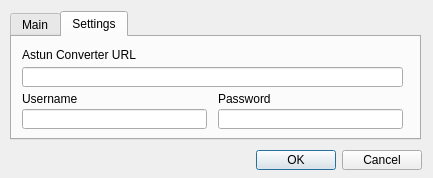
<?xml version="1.0" encoding="UTF-8"?>
<ui version="4.0">
 <class>IShareGISPrintTemplateExportDialogBase</class>
 <widget class="QDialog" name="IShareGISPrintTemplateExportDialogBase">
  <property name="geometry">
   <rect>
    <x>0</x>
    <y>0</y>
    <width>433</width>
    <height>178</height>
   </rect>
  </property>
  <property name="windowTitle">
   <string>iShareGIS Print Template Export</string>
  </property>
  <widget class="QTabWidget" name="tabWidget">
   <property name="geometry">
    <rect>
     <x>10</x>
     <y>11</y>
     <width>411</width>
     <height>129</height>
    </rect>
   </property>
   <property name="currentIndex">
    <number>1</number>
   </property>
   <widget class="QWidget" name="tab">
    <attribute name="title">
     <string>Main</string>
    </attribute>
    <widget class="QPushButton" name="btnSaveDirectoryBrowse">
     <property name="geometry">
      <rect>
       <x>370</x>
       <y>74</y>
       <width>21</width>
       <height>23</height>
      </rect>
     </property>
     <property name="text">
      <string>...</string>
     </property>
    </widget>
    <widget class="QLabel" name="label">
     <property name="geometry">
      <rect>
       <x>10</x>
       <y>10</y>
       <width>151</width>
       <height>16</height>
      </rect>
     </property>
     <property name="text">
      <string>Select the template to export</string>
     </property>
    </widget>
    <widget class="QLabel" name="label_2">
     <property name="geometry">
      <rect>
       <x>10</x>
       <y>54</y>
       <width>211</width>
       <height>16</height>
      </rect>
     </property>
     <property name="text">
      <string>Select the directory to save the export to</string>
     </property>
    </widget>
    <widget class="QComboBox" name="cmbTemplateName">
     <property name="geometry">
      <rect>
       <x>10</x>
       <y>30</y>
       <width>381</width>
       <height>22</height>
      </rect>
     </property>
    </widget>
    <widget class="QLineEdit" name="txtSaveDirectory">
     <property name="geometry">
      <rect>
       <x>10</x>
       <y>74</y>
       <width>351</width>
       <height>20</height>
      </rect>
     </property>
    </widget>
   </widget>
   <widget class="QWidget" name="tab_2">
    <attribute name="title">
     <string>Settings</string>
    </attribute>
    <widget class="QLabel" name="label_3">
     <property name="geometry">
      <rect>
       <x>10</x>
       <y>10</y>
       <width>151</width>
       <height>16</height>
      </rect>
     </property>
     <property name="text">
      <string>Astun Converter URL</string>
     </property>
    </widget>
    <widget class="QLineEdit" name="txtAstunServicesURL">
     <property name="geometry">
      <rect>
       <x>10</x>
       <y>30</y>
       <width>381</width>
       <height>20</height>
      </rect>
     </property>
    </widget>
    <widget class="QLabel" name="label_4">
     <property name="geometry">
      <rect>
       <x>10</x>
       <y>54</y>
       <width>151</width>
       <height>16</height>
      </rect>
     </property>
     <property name="text">
      <string>Username</string>
     </property>
    </widget>
    <widget class="QLabel" name="label_5">
     <property name="geometry">
      <rect>
       <x>206</x>
       <y>54</y>
       <width>151</width>
       <height>16</height>
      </rect>
     </property>
     <property name="text">
      <string>Password</string>
     </property>
    </widget>
    <widget class="QLineEdit" name="txtAstunServicesUsername">
     <property name="geometry">
      <rect>
       <x>10</x>
       <y>72</y>
       <width>185</width>
       <height>20</height>
      </rect>
     </property>
    </widget>
    <widget class="QLineEdit" name="txtAstunServicesPassword">
     <property name="geometry">
      <rect>
       <x>206</x>
       <y>72</y>
       <width>185</width>
       <height>20</height>
      </rect>
     </property>
     <property name="echoMode">
      <enum>QLineEdit::Password</enum>
     </property>
    </widget>
   </widget>
  </widget>
  <widget class="QDialogButtonBox" name="button_box">
   <property name="geometry">
    <rect>
     <x>81</x>
     <y>150</y>
     <width>341</width>
     <height>20</height>
    </rect>
   </property>
   <property name="orientation">
    <enum>Qt::Horizontal</enum>
   </property>
   <property name="standardButtons">
    <set>QDialogButtonBox::Cancel|QDialogButtonBox::Ok</set>
   </property>
  </widget>
 </widget>
 <resources/>
 <connections>
  <connection>
   <sender>button_box</sender>
   <signal>accepted()</signal>
   <receiver>IShareGISPrintTemplateExportDialogBase</receiver>
   <slot>accept()</slot>
   <hints>
    <hint type="sourcelabel">
     <x>20</x>
     <y>20</y>
    </hint>
    <hint type="destinationlabel">
     <x>20</x>
     <y>20</y>
    </hint>
   </hints>
  </connection>
  <connection>
   <sender>button_box</sender>
   <signal>rejected()</signal>
   <receiver>IShareGISPrintTemplateExportDialogBase</receiver>
   <slot>reject()</slot>
   <hints>
    <hint type="sourcelabel">
     <x>20</x>
     <y>20</y>
    </hint>
    <hint type="destinationlabel">
     <x>20</x>
     <y>20</y>
    </hint>
   </hints>
  </connection>
 </connections>
</ui>
